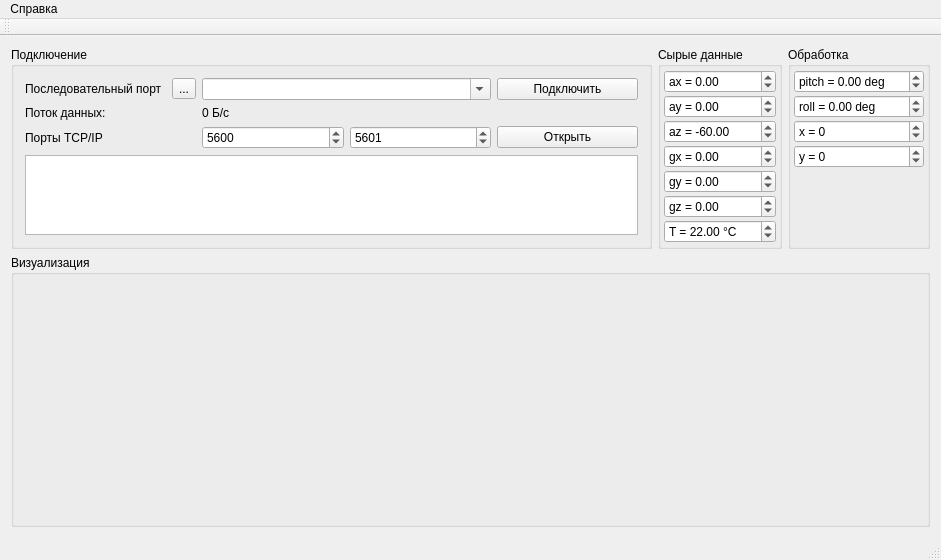
<?xml version="1.0" encoding="UTF-8"?>
<ui version="4.0">
 <class>MainWindow</class>
 <widget class="QMainWindow" name="MainWindow">
  <property name="geometry">
   <rect>
    <x>0</x>
    <y>0</y>
    <width>941</width>
    <height>560</height>
   </rect>
  </property>
  <property name="windowTitle">
   <string>РК 2.2 | ДГИ</string>
  </property>
  <widget class="QWidget" name="centralWidget">
   <layout class="QVBoxLayout" name="verticalLayout_2" stretch="1,2">
    <item>
     <layout class="QHBoxLayout" name="horizontalLayout">
      <item>
       <widget class="QGroupBox" name="groupBox_3">
        <property name="sizePolicy">
         <sizepolicy hsizetype="Preferred" vsizetype="Preferred">
          <horstretch>0</horstretch>
          <verstretch>1</verstretch>
         </sizepolicy>
        </property>
        <property name="title">
         <string>Подключение</string>
        </property>
        <layout class="QGridLayout" name="gridLayout_2">
         <item row="0" column="2" colspan="2">
          <widget class="QComboBox" name="com_combo">
           <property name="editable">
            <bool>true</bool>
           </property>
          </widget>
         </item>
         <item row="0" column="0">
          <widget class="QLabel" name="label">
           <property name="text">
            <string>Последовательный порт</string>
           </property>
          </widget>
         </item>
         <item row="0" column="4">
          <widget class="QPushButton" name="com_button">
           <property name="text">
            <string>Подключить</string>
           </property>
          </widget>
         </item>
         <item row="2" column="4">
          <widget class="QPushButton" name="net_button">
           <property name="text">
            <string>Открыть</string>
           </property>
          </widget>
         </item>
         <item row="2" column="3">
          <widget class="QSpinBox" name="port2_sb">
           <property name="maximum">
            <number>65535</number>
           </property>
           <property name="value">
            <number>5601</number>
           </property>
          </widget>
         </item>
         <item row="2" column="0">
          <widget class="QLabel" name="label_2">
           <property name="text">
            <string>Порты TCP/IP</string>
           </property>
          </widget>
         </item>
         <item row="2" column="2">
          <widget class="QSpinBox" name="port1_sb">
           <property name="maximum">
            <number>65535</number>
           </property>
           <property name="value">
            <number>5600</number>
           </property>
          </widget>
         </item>
         <item row="3" column="0" colspan="5">
          <widget class="QTextEdit" name="log_edit"/>
         </item>
         <item row="1" column="2" colspan="3">
          <widget class="QLabel" name="comSpeed_label">
           <property name="text">
            <string>0 Б/с</string>
           </property>
          </widget>
         </item>
         <item row="0" column="1">
          <widget class="QToolButton" name="refreshPorts_button">
           <property name="text">
            <string>...</string>
           </property>
          </widget>
         </item>
         <item row="1" column="0" colspan="2">
          <widget class="QLabel" name="label_3">
           <property name="text">
            <string>Поток данных:</string>
           </property>
          </widget>
         </item>
        </layout>
       </widget>
      </item>
      <item>
       <widget class="QGroupBox" name="groupBox">
        <property name="sizePolicy">
         <sizepolicy hsizetype="Maximum" vsizetype="Preferred">
          <horstretch>0</horstretch>
          <verstretch>1</verstretch>
         </sizepolicy>
        </property>
        <property name="title">
         <string>Сырые данные</string>
        </property>
        <layout class="QVBoxLayout" name="verticalLayout">
         <property name="spacing">
          <number>2</number>
         </property>
         <property name="leftMargin">
          <number>3</number>
         </property>
         <property name="topMargin">
          <number>3</number>
         </property>
         <property name="rightMargin">
          <number>3</number>
         </property>
         <property name="bottomMargin">
          <number>3</number>
         </property>
         <item>
          <widget class="QDoubleSpinBox" name="x_sb">
           <property name="prefix">
            <string>ax = </string>
           </property>
           <property name="minimum">
            <double>-99999.000000000000000</double>
           </property>
           <property name="maximum">
            <double>99999.000000000000000</double>
           </property>
          </widget>
         </item>
         <item>
          <widget class="QDoubleSpinBox" name="y_sb">
           <property name="prefix">
            <string>ay = </string>
           </property>
           <property name="minimum">
            <double>-99999.000000000000000</double>
           </property>
           <property name="maximum">
            <double>99999.000000000000000</double>
           </property>
          </widget>
         </item>
         <item>
          <widget class="QDoubleSpinBox" name="z_sb">
           <property name="prefix">
            <string>az = </string>
           </property>
           <property name="minimum">
            <double>-99999.000000000000000</double>
           </property>
           <property name="maximum">
            <double>99999.000000000000000</double>
           </property>
           <property name="value">
            <double>-60.000000000000000</double>
           </property>
          </widget>
         </item>
         <item>
          <widget class="QDoubleSpinBox" name="gx_sb">
           <property name="prefix">
            <string>gx = </string>
           </property>
           <property name="minimum">
            <double>-99999.000000000000000</double>
           </property>
           <property name="maximum">
            <double>99999.000000000000000</double>
           </property>
          </widget>
         </item>
         <item>
          <widget class="QDoubleSpinBox" name="gy_sb">
           <property name="prefix">
            <string>gy = </string>
           </property>
           <property name="minimum">
            <double>-99999.000000000000000</double>
           </property>
           <property name="maximum">
            <double>99999.000000000000000</double>
           </property>
          </widget>
         </item>
         <item>
          <widget class="QDoubleSpinBox" name="gz_sb">
           <property name="prefix">
            <string>gz = </string>
           </property>
           <property name="minimum">
            <double>-99999.000000000000000</double>
           </property>
           <property name="maximum">
            <double>99999.000000000000000</double>
           </property>
          </widget>
         </item>
         <item>
          <widget class="QDoubleSpinBox" name="T_sb">
           <property name="prefix">
            <string>T = </string>
           </property>
           <property name="suffix">
            <string> °C</string>
           </property>
           <property name="minimum">
            <double>-1000.000000000000000</double>
           </property>
           <property name="maximum">
            <double>1000.000000000000000</double>
           </property>
           <property name="value">
            <double>22.000000000000000</double>
           </property>
          </widget>
         </item>
         <item>
          <spacer name="verticalSpacer">
           <property name="orientation">
            <enum>Qt::Vertical</enum>
           </property>
           <property name="sizeHint" stdset="0">
            <size>
             <width>20</width>
             <height>79</height>
            </size>
           </property>
          </spacer>
         </item>
        </layout>
       </widget>
      </item>
      <item>
       <widget class="QGroupBox" name="groupBox_4">
        <property name="sizePolicy">
         <sizepolicy hsizetype="Maximum" vsizetype="Preferred">
          <horstretch>0</horstretch>
          <verstretch>0</verstretch>
         </sizepolicy>
        </property>
        <property name="title">
         <string>Обработка</string>
        </property>
        <layout class="QVBoxLayout" name="verticalLayout_3">
         <property name="spacing">
          <number>2</number>
         </property>
         <property name="leftMargin">
          <number>3</number>
         </property>
         <property name="topMargin">
          <number>3</number>
         </property>
         <property name="rightMargin">
          <number>3</number>
         </property>
         <property name="bottomMargin">
          <number>3</number>
         </property>
         <item>
          <widget class="QDoubleSpinBox" name="pitch_sb">
           <property name="prefix">
            <string>pitch = </string>
           </property>
           <property name="suffix">
            <string> deg</string>
           </property>
           <property name="minimum">
            <double>-999.000000000000000</double>
           </property>
           <property name="maximum">
            <double>999.000000000000000</double>
           </property>
          </widget>
         </item>
         <item>
          <widget class="QDoubleSpinBox" name="roll_sb">
           <property name="prefix">
            <string>roll = </string>
           </property>
           <property name="suffix">
            <string> deg</string>
           </property>
           <property name="minimum">
            <double>-999.000000000000000</double>
           </property>
           <property name="maximum">
            <double>999.000000000000000</double>
           </property>
          </widget>
         </item>
         <item>
          <widget class="QSpinBox" name="px_sb">
           <property name="prefix">
            <string>x = </string>
           </property>
           <property name="minimum">
            <number>-9999</number>
           </property>
           <property name="maximum">
            <number>9999</number>
           </property>
          </widget>
         </item>
         <item>
          <widget class="QSpinBox" name="py_sb">
           <property name="prefix">
            <string>y = </string>
           </property>
           <property name="minimum">
            <number>-9999</number>
           </property>
           <property name="maximum">
            <number>9999</number>
           </property>
          </widget>
         </item>
         <item>
          <spacer name="verticalSpacer_2">
           <property name="orientation">
            <enum>Qt::Vertical</enum>
           </property>
           <property name="sizeHint" stdset="0">
            <size>
             <width>20</width>
             <height>40</height>
            </size>
           </property>
          </spacer>
         </item>
        </layout>
       </widget>
      </item>
     </layout>
    </item>
    <item>
     <widget class="QGroupBox" name="groupBox_2">
      <property name="sizePolicy">
       <sizepolicy hsizetype="MinimumExpanding" vsizetype="Preferred">
        <horstretch>0</horstretch>
        <verstretch>1</verstretch>
       </sizepolicy>
      </property>
      <property name="title">
       <string>Визуализация</string>
      </property>
      <layout class="QHBoxLayout" name="horizontalLayout_2">
       <property name="spacing">
        <number>2</number>
       </property>
       <property name="leftMargin">
        <number>3</number>
       </property>
       <property name="topMargin">
        <number>3</number>
       </property>
       <property name="rightMargin">
        <number>3</number>
       </property>
       <property name="bottomMargin">
        <number>3</number>
       </property>
       <item>
        <widget class="GLWidget" name="widget" native="true">
         <property name="focusPolicy">
          <enum>Qt::ClickFocus</enum>
         </property>
        </widget>
       </item>
       <item>
        <widget class="PointWidget" name="pointWidget" native="true"/>
       </item>
      </layout>
     </widget>
    </item>
   </layout>
  </widget>
  <widget class="QMenuBar" name="menuBar">
   <property name="geometry">
    <rect>
     <x>0</x>
     <y>0</y>
     <width>941</width>
     <height>26</height>
    </rect>
   </property>
   <widget class="QMenu" name="menu">
    <property name="title">
     <string>Справка</string>
    </property>
    <addaction name="about_action"/>
   </widget>
   <addaction name="menu"/>
  </widget>
  <widget class="QToolBar" name="mainToolBar">
   <attribute name="toolBarArea">
    <enum>TopToolBarArea</enum>
   </attribute>
   <attribute name="toolBarBreak">
    <bool>false</bool>
   </attribute>
  </widget>
  <widget class="QStatusBar" name="statusBar"/>
  <action name="about_action">
   <property name="text">
    <string>О программе</string>
   </property>
  </action>
 </widget>
 <layoutdefault spacing="6" margin="11"/>
 <customwidgets>
  <customwidget>
   <class>GLWidget</class>
   <extends>QWidget</extends>
   <header>glwidget.h</header>
   <container>1</container>
  </customwidget>
  <customwidget>
   <class>PointWidget</class>
   <extends>QWidget</extends>
   <header>pointwidget.h</header>
   <container>1</container>
  </customwidget>
 </customwidgets>
 <resources/>
 <connections/>
</ui>
